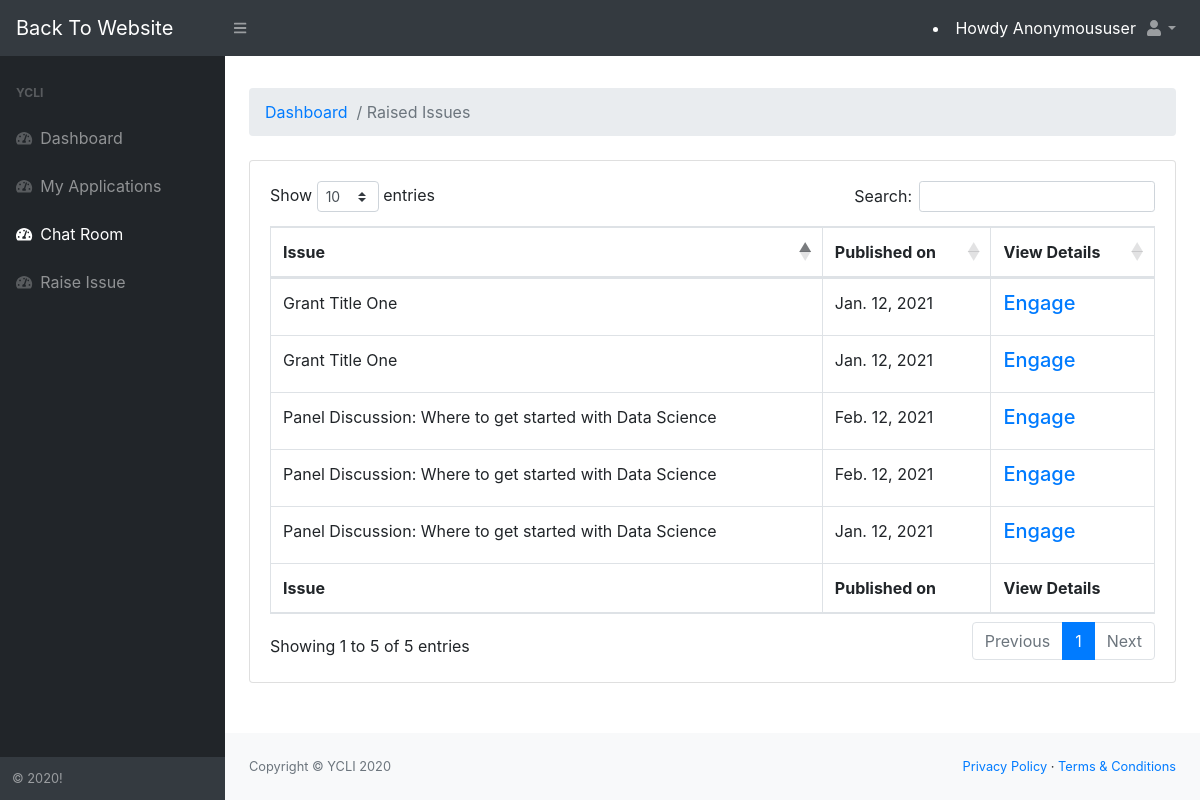
Page /dashboard/chatroom/chats/ on the committed database.
### chatroom/models.py (models this page shows)
class Chat(models.Model):
    title = models.CharField(max_length=255)
    body = models.TextField()
    created_on = models.DateTimeField(auto_now_add=True)
    last_modified = models.DateTimeField(auto_now=True)
    categories = models.ManyToManyField('Category', related_name='posts')

### chatroom/views.py (the view)
# urls.py: path("chats/", views.chat_index, name="chat_index"),
def chat_index(request):
    posts = Chat.objects.all().order_by('-created_on')
    context = {
        "posts": posts,
    }
    return render(request, "chatroom/chat_index.html", context)

### chatroom/templates/chatroom/chat_index.html (shortened to what this page needs)
{% extends 'accounts/dashboard.html' %}
{% block dashboard_content %}
{% load static %}
<div class="container">
<div style="height: 8px;"></div>
    <ol class="breadcrumb mb-4">
        <li class="breadcrumb-item active"><a href="{% url 'my_dashboard_view' %}" style="text-decoration: none;">Dashboard</a>&nbsp; / Raised Issues</li>
    </ol>
    <div class="card mb-4">
        <div class="card-body">
            <div class="table-responsive">
                <table class="table table-bordered" id="dataTable" width="100%" cellspacing="0">
                    <thead>
                        <tr>
                            <th>Issue</th>
                            <th>Published on</th>
                            <th>View Details</th>
                        </tr>
                    </thead>
                    <tfoot>
                        <tr>
                            <th>Issue</th>
                            <th>Published on</th>
                            <th>View Details</th>
                        </tr>
                    </tfoot>
                    <tbody>
                        {% for post in posts %}
                        <tr>
                            <td>
                                {{ post.title }}
                            </td>
                            <td>
                                {{ post.created_on.date }}
                            </td>
                            <td>
                                <h5><a href="{% url 'chat_detail' post.pk%}">Engage</a></h5>
                            </td>
                        </tr>
                        {% endfor %}
                    </tbody>
                </table>
            </div>
        </div>
    </div>
</div>
{% endblock %}

### rows in the picture
Chat: title "Panel Discussion: Where to get started with Data Science", created_on "Feb. 12, 2021"
Chat: title "Panel Discussion: Where to get started with Data Science", created_on "Feb. 12, 2021"
Chat: title "Grant Title One", created_on "Jan. 12, 2021"
Chat: title "Grant Title One", created_on "Jan. 12, 2021"
Chat: title "Panel Discussion: Where to get started with Data Science", created_on "Jan. 12, 2021"

### other values in the picture
{{ request.user | title }} "Anonymoususer"
